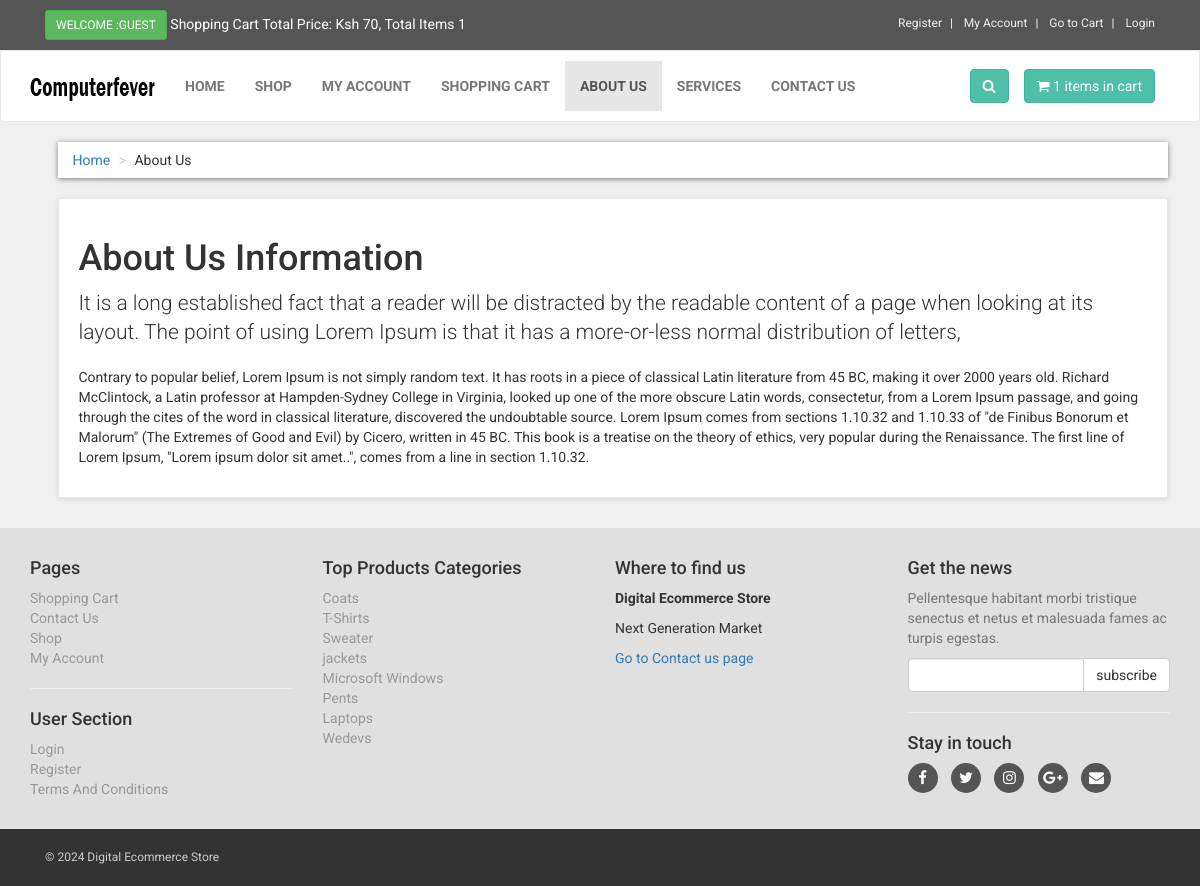
/project/about.php, run on the app's committed database.
### tables this page shows
CREATE TABLE `about_us` (
  `about_id` int(10) NOT NULL,
  `about_heading` text NOT NULL,
  `about_short_desc` text NOT NULL,
  `about_desc` text NOT NULL
);

CREATE TABLE `product_categories` (
  `p_cat_id` int(10) NOT NULL,
  `p_cat_title` text NOT NULL,
  `p_cat_top` text NOT NULL,
  `p_cat_image` text NOT NULL
);

### project/about.php (the view, shortened to what this page needs)
<?php
include("includes/db.php");
include("functions/functions.php");
?>
<!DOCTYPE html>
<html>
<head>
<link href="styles/bootstrap.min.css" rel="stylesheet">
<link href="styles/style.css" rel="stylesheet">
<link href="font-awesome/css/font-awesome.min.css" rel="stylesheet">
</head>
<body>
<div id="top">
<div class="container">
<div class="col-md-6 offer">
<a href="#" class="btn btn-success btn-sm" >
<?php
if(!isset($_SESSION['customer_email'])){
echo "Welcome :Guest";
}else{
echo "Welcome : " . $_SESSION['customer_email'] . "";
}
?>
</a>
<a href="#">
Shopping Cart Total Price: <?php total_price(); ?>, Total Items <?php items(); ?>
</a>
</div>
<div class="col-md-6">
<ul class="menu">
<?php if(!isset($_SESSION['customer_email'])){ ?>
<li>
<a href="customer_register.php"> Register </a>
</li>
<?php
}else{
$customer_email = $_SESSION['customer_email'];
$select_customer = "select * from customers where customer_email='$customer_email'";
$run_customer = mysqli_query($con,$select_customer);
$row_customer = mysqli_fetch_array($run_customer);
$customer_role = $row_customer['customer_role'];
if($customer_role == "customer"){
?>
<li>
<a href="shop.php"> Shop </a>
</li>
<?php }elseif($customer_role == "vendor"){ ?>
<li>
<a href="vendor_dashboard/index.php"> Vendor Dashboard </a>
</li>
<?php } } ?>
<li>
<?php
if(!isset($_SESSION['customer_email'])){
echo "<a href='checkout.php' >My Account</a>";
}
else{
echo "<a href='customer/my_account.php?my_orders'>My Account</a>";
}
?>
</li>
<li>
<a href="cart.php">
Go to Cart
</a>
</li>
<li>
<?php
if(!isset($_SESSION['customer_email'])){
echo "<a href='checkout.php'> Login </a>";
}else {
echo "<a href='logout.php'> Logout </a>";
}
?>
</li>
</ul>
</div>
</div>
</div>
<div class="navbar navbar-default" id="navbar">
<div class="container" >
<div class="navbar-header">
<a class="navbar-brand home" href="index.php" >
<img src="images/logo.png" alt="computerfever logo" class="hidden-xs" >
</a>
</div>
<div class="navbar-collapse collapse" id="navigation" >
<div class="padding-nav" >
<ul class="nav navbar-nav navbar-left">
<li>
<a href="index.php"> Home </a>
</li>
<li>
<a href="shop.php"> Shop </a>
</li>
<li>
<?php
if(!isset($_SESSION['customer_email'])){
echo "<a href='checkout.php' >My Account</a>";
}
else{
echo "<a href='customer/my_account.php?my_orders'>My Account</a>";
}
?>
</li>
<li>
<a href="cart.php"> Shopping Cart </a>
</li>
<li class="active">
<a href="about.php"> About Us </a>
</li>
<li>
<a href="services.php"> Services </a>
</li>
<li>
<a href="contact.php"> Contact Us </a>
</li>
</ul>
</div>
<a class="btn btn-primary navbar-btn right" href="cart.php">
<i class="fa fa-shopping-cart"></i>
<span> <?php items(); ?> items in cart </span>
</a>
<div class="navbar-collapse collapse right">
<button class="btn navbar-btn btn-primary" type="button" data-toggle="collapse" data-target="#search">
<i class="fa fa-search"></i>
</button>
</div>
</div>
</div>
</div>
<div id="content" >
<div class="container" >
<div class="col-md-12" >
<ul class="breadcrumb" >
<li>
<a href="index.php">Home</a>
</li>
<li>About Us</li>
</ul>
</div>
<div class="col-md-12" >
<div class="box" >
<?php
$get_about_us = "select * from about_us";
$run_about_us = mysqli_query($con,$get_about_us);
$row_about_us = mysqli_fetch_array($run_about_us);
$about_heading = $row_about_us['about_heading'];
$about_short_desc = $row_about_us['about_short_desc'];
$about_desc = $row_about_us['about_desc'];
?>
<h1> <?php echo $about_heading; ?> </h1>
<p class="lead"> <?php echo $about_short_desc; ?> </p>
<p> <?php echo $about_desc; ?> </p>
</div>
</div>
</div>
</div>
<?php
include("includes/footer.php");
?>
</body>
</html>

### project/includes/footer.php (shortened to what this page needs)
<?php
if(isset($include_page) and $include_page == "vendor_store"){
$store_back_url = "../";
}else{
$store_back_url = "";
}
?>
<div id="footer">
<div class="container">
<div class="row" >
<div class="col-md-3 col-sm-6" >
<h4>Pages</h4>
<ul>
<li><a href="<?php echo $store_back_url; ?>cart.php">Shopping Cart</a></li>
<li><a href="<?php echo $store_back_url; ?>contact.php">Contact Us</a></li>
<li><a href="<?php echo $store_back_url; ?>shop.php">Shop</a></li>
<li>
<?php
if(!isset($_SESSION['customer_email'])){
echo "<a href='$store_back_url" . "checkout.php' >My Account</a>";
}
else{
echo "<a href='$store_back_url" . "customer/my_account.php?my_orders'>My Account</a>";
}
?>
</li>
</ul>
<hr>
<h4>User Section</h4>
<ul>
<li>
<?php
if(!isset($_SESSION['customer_email'])){
echo "<a href='$store_back_url" . "checkout.php' >Login</a>";
}
else{
echo "<a href='$store_back_url" . "customer/my_account.php?my_orders'>My Account</a>";
}
?>
</li>
<li><a href="<?php echo $store_back_url; ?>customer_register.php">Register</a></li>
<li><a href="<?php echo $store_back_url; ?>terms.php">Terms And Conditions </a></li>
</ul>
</div>
<div class="col-md-3 col-sm-6">
<h4> Top Products Categories </h4>
<ul>
<?php
$get_p_cats = "select * from product_categories";
$run_p_cats = mysqli_query($con,$get_p_cats);
while($row_p_cats = mysqli_fetch_array($run_p_cats)){
$p_cat_id = $row_p_cats['p_cat_id'];
$p_cat_title = $row_p_cats['p_cat_title'];
echo "<li> <a href='$store_back_url" . "shop.php?p_cat=$p_cat_id'> $p_cat_title </a> </li>";
}
?>
</ul>
</div>
<div class="col-md-3 col-sm-6">
<h4>Where to find us</h4>
<p>
<strong>Digital Ecommerce Store</strong>
<br>
<p>Next Generation Market</p>
</p>
<a href="<?php echo $store_back_url; ?>contact.php">Go to Contact us page</a>
</div>
<div class="col-md-3 col-sm-6">
<h4>Get the news</h4>
<p class="text-muted">
Pellentesque habitant morbi tristique senectus et netus et malesuada fames ac turpis egestas.
</p>
<form action="https://feedburner.google.com/fb/a/mailverify" method="post" target="popupwindow" onsubmit="window.open('https://feedburner.google.com/fb/a/mailverify?uri=computerfever', 'popupwindow', 'scrollbars=yes,width=550,height=520');return true">
<div class="input-group">
<input type="text" class="form-control" name="email">
<span class="input-group-btn">
<input type="submit" value="subscribe" class="btn btn-default">
</span>
</div>
</form>
<hr>
<h4> Stay in touch </h4>
<p class="social">
<a href="#"><i class="fa fa-facebook"></i></a>
<a href="#"><i class="fa fa-twitter"></i></a>
<a href="#"><i class="fa fa-instagram"></i></a>
<a href="#"><i class="fa fa-google-plus"></i></a>
<a href="#"><i class="fa fa-envelope"></i></a>
</p>
</div>
</div>
</div>
</div>
<div id="copyright">
<div class="container" >
<div class="col-md-6" >
<p class="pull-left"> &copy; 2024 Digital Ecommerce Store </p>
</div>
<div class="col-md-6">
</div>
</div>
</div>

### project/styles/style.css (style rules this page uses)
body { font-family: "Roboto", Helvetica, Arial, sans-serif; font-size: 14px; line-height: 1.42857143; color: #333333; background-color: #f0f0f0; overflow-x: hidden; }
#top { background: #555555; padding: 10px 0; }
#top .offer { color: #fff; }
#top .offer .btn { text-transform: uppercase; }
#top a { color: #fff; }
#top ul.menu { padding-top: 5px; margin: 0; text-align: right; font-size: 12px; list-style: none; }
#top ul.menu > li { display: inline-block; }
#top ul.menu > li a { color: #eeeeee; }
#top ul.menu > li + li:before { content: "|\00a0"; padding: 0 5px; color: #f7f7f7; }
.navbar { background:white; }
.navbar-collapse .right { float:right; }
.navbar-brand { float:left; padding: 10px 15px; font-size:18px; line-height:20px; height:70px; }
.navbar ul.nav > li > a { text-transform:uppercase; font-weight:bold; font-size:14px; }
.padding-nav { padding-top:10px; }
.btn-primary { color:rgb(255, 255, 255); background-color:rgb(79, 191, 168); border-color:rgb(65, 179, 156); }
.box { background: #fff; margin: 0 0 30px; border: solid 1px #e6e6e6; box-sizing: border-box; padding:20px; box-shadow: 0 1px 5px rgba(0, 0, 0, 0.1); }
#content { padding-left:25px; }
.breadcrumb { padding: 8px 15px; margin-bottom:20px; background-color: #ffffff; border-radius: 0; box-shadow: 0 1px 5px rgba(0, 0, 0, 0.5); }
.breadcrumb > li + li:before { content: ">\00a0"; color:#cccccc; }
#footer { background: #e0e0e0; padding: 20px 0; }
#footer ul { padding-left: 0; list-style: none; }
#footer ul a { color:#999999; padding: 20px 0; }
#footer .social { text-align: left; }
#footer .social a { margin: 0 10px 0 0; color: #fff; display: inline-block; width: 30px; height: 30px; border-radius: 15px; line-height: 30px; font-size: 15px; text-align: center; transition: all 0.2s ease-out; vertical-align: bottom; background-color:#555555; }
#copyright { background:#333; color:#ccc; padding:20px 0; font-size:12px; }
#copyright p { margin: 0; }

### data on the page
about_us: about_heading "About Us Information", about_short_desc "It is a long established fact that a reader will be distracted by the readable content of a page when looking at its layout. The point of using Lorem Ipsum is that it has a more-or-less normal distribution of letters,", about_desc "Contrary to popular belief, Lorem Ipsum is not simply random text. It has roots in a piece of classical Latin literature from 45 BC, making it over 2000 years old. Richard McClintock, a Latin professor at Hampden-Sydney College in Virginia, looked up one of the more obscure Latin words, consectetur, from a Lorem Ipsum passage, and going through the cites of the word in classical literature, discovered the undoubtable source. Lorem Ipsum comes from sections 1.10.32 and 1.10.33 of \"de Finibus Bonorum et Malorum\" (The Extremes of Good and Evil) by Cicero, written in 45 BC. This book is a treatise on the theory of ethics, very popular during the Renaissance. The first line of Lorem Ipsum,…"
product_categories: p_cat_title "Coats"
product_categories: p_cat_title "T-Shirts"
product_categories: p_cat_title "Sweater"
product_categories: p_cat_title "jackets"
product_categories: p_cat_title "Microsoft Windows"
product_categories: p_cat_title "Pents"
product_categories: p_cat_title "Laptops"
product_categories: p_cat_title "Wedevs"

### other printed values
$total "70"
$count_items "1 1"
